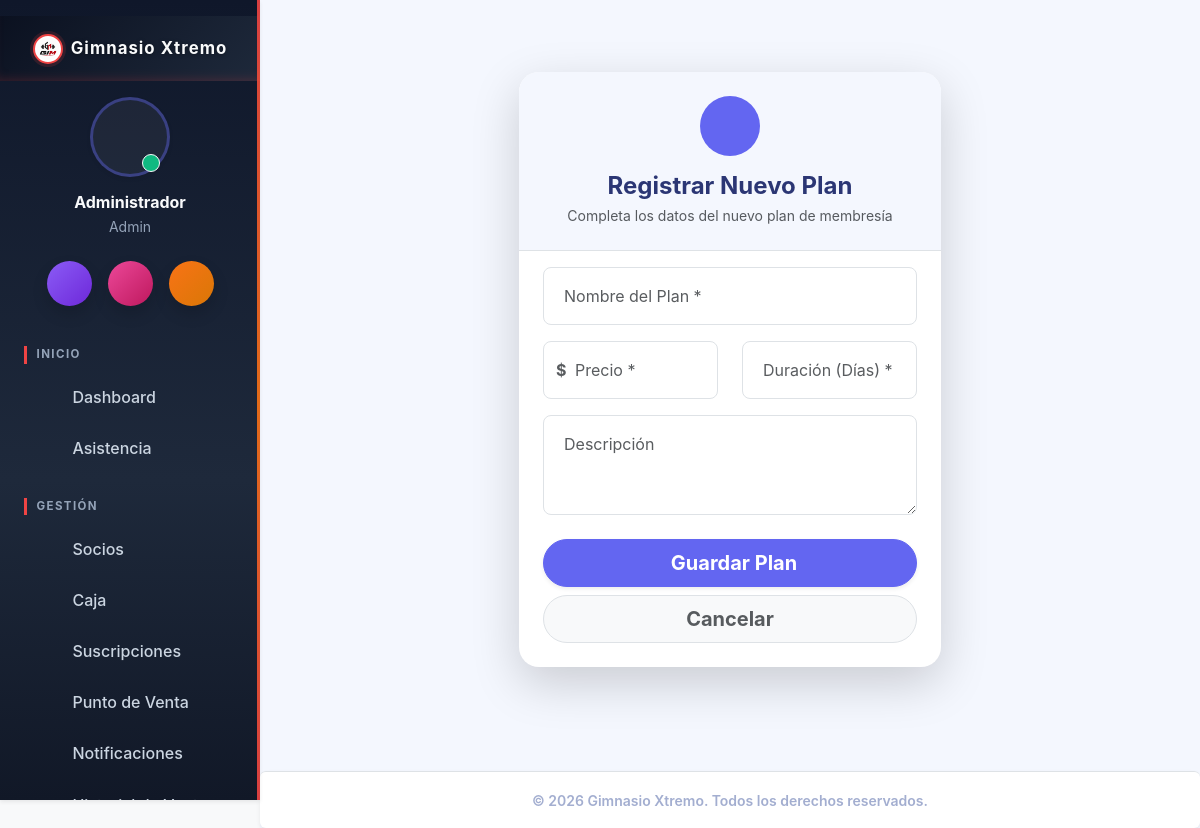
Page /planes/crear (signed in) on the committed database.
### tables this page shows
CREATE TABLE IF NOT EXISTS `configuracion` (
  `id` int NOT NULL,
  `nombre_sistema` varchar(100) DEFAULT NULL,
  `ruc` varchar(20) DEFAULT NULL,
  `razon_social` varchar(255) DEFAULT NULL,
  `nombre_comercial` varchar(255) DEFAULT NULL,
  `direccion` varchar(255) DEFAULT NULL,
  `ubigeo` varchar(6) DEFAULT '150101',
  `departamento` varchar(60) DEFAULT 'LIMA',
  `provincia` varchar(60) DEFAULT 'LIMA',
  `distrito` varchar(60) DEFAULT 'LIMA',
  `urbanizacion` varchar(120) DEFAULT NULL,
  `codigo_pais` varchar(2) DEFAULT 'PE',
  `telefono` varchar(20) DEFAULT NULL,
  `email` varchar(100) DEFAULT NULL,
  `logo` varchar(255) DEFAULT NULL,
  `moneda` varchar(10) DEFAULT '$',
  `sunat_ambiente` enum('beta','produccion') DEFAULT 'beta',
  `sunat_usuario_sol` varchar(50) DEFAULT NULL,
  `sunat_clave_sol` varchar(255) DEFAULT NULL,
  `sunat_certificado` varchar(255) DEFAULT NULL,
  `sunat_cert_clave` varchar(255) DEFAULT NULL,
  `igv_tasa` decimal(5,2) DEFAULT '18.00',
  `incluye_igv` tinyint(1) DEFAULT '1' COMMENT '1 = los precios mostrados YA incluyen IGV',
  `sri_ambiente` enum('1','2') DEFAULT '1' COMMENT '1=Pruebas, 2=Produccion',
  `sri_establecimiento` varchar(3) DEFAULT '001',
  `sri_punto_emision` varchar(3) DEFAULT '001',
  `sri_certificado_p12` varchar(255) DEFAULT NULL,
  `sri_certificado_clave` varchar(255) DEFAULT NULL,
  `iva_tasa` decimal(5,2) DEFAULT '15.00',
  `incluye_iva` tinyint(1) DEFAULT '1' COMMENT '1 = los precios mostrados YA incluyen IVA',
  PRIMARY KEY (`id`)
);

### app/controllers/PlanesController.php (called while the page is built, shortened)
<?php
require_once '../app/models/Configuracion.php';
class PlanesController {
    public function crear() {
        require_once '../app/views/planes/crear.php';
    }
}

### app/models/Configuracion.php (called while the page is built, shortened)
<?php
class Configuracion {
    public static function getInfo() {
        $database = new Database();
        $conn = $database->getConnection();
        $query = "SELECT * FROM configuracion WHERE id = 1 LIMIT 1";
        $stmt = $conn->prepare($query);
        $stmt->execute();
        return $stmt->fetch(PDO::FETCH_ASSOC);
    }
}

### app/views/planes/crear.php (the view, shortened to what this page needs)
<!DOCTYPE html>
<html lang="es">
<head>
    <link href="https://cdn.jsdelivr.net/npm/bootstrap@5.3.0/dist/css/bootstrap.min.css" rel="stylesheet">
</head>
<body class="bg-light">
    <?php require_once '../app/views/inc/navbar.php'; ?>
    <div class="container container-form mt-5 mb-5 fade-in">
        <div class="row justify-content-center">
            <div class="col-md-7 col-lg-6">
                <div class="module-container p-0 shadow-lg">
                    <div class="border-bottom px-4 py-4 mb-2 text-center" style="background: var(--gym-bg-light); border-top-left-radius: 20px; border-top-right-radius: 20px;">
                        <div class="d-inline-flex bg-primary bg-opacity-10 p-3 rounded-circle mb-3 align-items-center justify-content-center" style="width: 60px; height: 60px;">
                        </div>
                        <h4 class="fw-bold text-dark m-0">Registrar Nuevo Plan</h4>
                        <p class="text-muted small mt-1 mb-0">Completa los datos del nuevo plan de membresía</p>
                    </div>
                    <form action="/planes/guardar" method="POST" class="p-4 pt-2">
                        <div class="form-floating mb-3">
                            <input type="text" class="form-control rounded-3" name="nombre" id="plan_nombre" placeholder="Ej: Mensual VIP" required>
                            <label for="plan_nombre" class="text-muted"><i class="fas fa-tag me-2"></i>Nombre del Plan *</label>
                        </div>
                        <div class="row">
                            <div class="col-md-6 mb-3">
                                <div class="form-floating">
                                    <input type="number" step="0.01" class="form-control rounded-3" name="precio" id="plan_precio" placeholder="0.00" required>
                                    <label for="plan_precio" class="text-muted"><span class="me-1 fw-bold"><?= $config['moneda'] ?></span> Precio *</label>
                                </div>
                            </div>
                            <div class="col-md-6 mb-3">
                                <div class="form-floating">
                                    <input type="number" class="form-control rounded-3" name="duracion" id="plan_duracion" placeholder="Ej: 30" required>
                                    <label for="plan_duracion" class="text-muted"><i class="fas fa-calendar-alt me-2"></i>Duración (Días) *</label>
                                </div>
                            </div>
                        </div>
                        <div class="form-floating mb-4">
                            <textarea class="form-control rounded-3" name="descripcion" id="plan_desc" style="height: 100px" placeholder="Detalles del plan..."></textarea>
                            <label for="plan_desc" class="text-muted"><i class="fas fa-align-left me-2"></i>Descripción</label>
                        </div>
                        <div class="d-grid gap-2">
                            <button type="submit" class="btn btn-primary btn-lg rounded-pill shadow-sm fw-bold">
                                <i class="fas fa-save me-2"></i>Guardar Plan
                            </button>
                            <a href="/planes/index" class="btn btn-light btn-lg rounded-pill text-muted fw-bold border">
                                Cancelar
                            </a>
                        </div>
                    </form>
                </div>
            </div>
        </div>
    </div>
    <?php require_once '../app/views/inc/footer.php'; ?>
</body>
</html>

### app/views/inc/navbar.php (shortened to what this page needs)
<?php
require_once __DIR__ . '/../../models/Configuracion.php';
$config = Configuracion::getInfo();
$_rolActual = $_SESSION['user_rol'] ?? '';
$current_uri = $_SERVER['REQUEST_URI'] ?? '';
$is_active = function($path) use ($current_uri) {
    if ($path === '/home/index') {
        return ($current_uri === '/' || strpos($current_uri, '/home') === 0) ? 'active' : '';
    }
    return strpos($current_uri, $path) === 0 ? 'active' : '';
};
?>
<link rel="stylesheet" href="/css/gym-theme.css?v=<?= time() ?>">
<div class="d-flex" id="wrapper">
    <div class="shadow-sm" id="sidebar-wrapper">
        <div class="sidebar-heading p-4 d-flex align-items-center justify-content-center">
            <?php if(!empty($config['logo'])): ?>
                <img src="/img/<?= $config['logo'] ?>?v=<?= time() ?>"
                     alt="Logo" width="30" height="30"
                     class="d-inline-block align-text-top rounded-circle me-2">
            <?php endif; ?>
            <span class="fs-5 fw-bold text-dark tracking-wider"><?= $config['nombre_sistema'] ?></span>
        </div>
        <div class="text-center mt-3 mb-4 px-4">
            <div class="position-relative d-inline-block mb-3">
                <div class="bg-light rounded-circle shadow-sm d-flex align-items-center justify-content-center mx-auto" style="width: 80px; height: 80px; border: 3px solid #E0E7FF;">
                </div>
                <span class="position-absolute bottom-0 end-0 p-2 bg-success border border-light rounded-circle" style="transform: translate(-10px, -5px);"></span>
            </div>
            <h6 class="fw-bold text-dark mb-1"><?= $_SESSION['user_name'] ?? 'Usuario' ?></h6>
            <p class="text-muted small mb-0"><?= ucfirst($_SESSION['user_rol'] ?? 'Invitado') ?></p>
        </div>
        <div class="d-flex justify-content-center gap-3 mb-4 px-3">
            <a href="/notificaciones/index" class="btn btn-primary rounded-circle shadow p-0 d-flex align-items-center justify-content-center" style="width: 45px; height: 45px; background: linear-gradient(135deg, #8B5CF6, #6D28D9); border:none;">
            </a>
            <a href="/asistencia/index" class="btn rounded-circle shadow p-0 d-flex align-items-center justify-content-center" style="width: 45px; height: 45px; background: linear-gradient(135deg, #EC4899, #BE185D); border:none;">
            </a>
            <a href="/configuracion/index" class="btn rounded-circle shadow p-0 d-flex align-items-center justify-content-center" style="width: 45px; height: 45px; background: linear-gradient(135deg, #F97316, #D97706); border:none;">
            </a>
        </div>
        <div id="sidebar-nav-scroll">
            <div class="list-group list-group-flush mt-2 px-2">
                <p class="text-dark fw-bold ms-3 mt-2 mb-2 fs-6">Inicio</p>
                <a class="list-group-item list-group-item-action rounded mb-1 <?= $is_active('/home') ?>" href="/home/index">
                    <i class="fas fa-home w-20px text-center"></i> Dashboard
                </a>
                <a class="list-group-item list-group-item-action rounded mb-1 <?= $is_active('/asistencia') ?>" href="/asistencia/index">
                    <i class="fas fa-clock w-20px text-center"></i> Asistencia
                </a>
                <p class="text-dark fw-bold ms-3 mt-4 mb-2 fs-6">Gestión</p>
                <a class="list-group-item list-group-item-action rounded mb-1 <?= $is_active('/socios') ?>" href="/socios/index">
                    <i class="fas fa-users w-20px text-center"></i> Socios
                </a>
                <?php if($_rolActual === 'admin' || $_rolActual === 'recepcionista'): ?>
                    <a class="list-group-item list-group-item-action rounded mb-1 <?= $is_active('/caja') ?>" href="/caja/index">
                        <i class="fas fa-cash-register w-20px text-center"></i> Caja
                    </a>
                    <a class="list-group-item list-group-item-action rounded mb-1 <?= $is_active('/suscripciones') ?>" href="/suscripciones/index">
                        <i class="fas fa-file-invoice-dollar w-20px text-center"></i> Suscripciones
                    </a>
                    <a class="list-group-item list-group-item-action rounded mb-1 <?= $is_active('/pos') ?>" href="/pos/index">
                        <i class="fas fa-shopping-cart w-20px text-center"></i> Punto de Venta
                    </a>
                    <a class="list-group-item list-group-item-action rounded mb-1 <?= $is_active('/notificaciones') ?>" href="/notificaciones/index">
                        <i class="fab fa-whatsapp w-20px text-center"></i> Notificaciones
                    </a>
                    <a class="list-group-item list-group-item-action rounded mb-1 <?= $is_active('/pos/historial') ?>" href="/pos/historial">
                    </a>
                <?php endif; ?>
            </div>
        </div>
    </div>
    <div id="page-content-wrapper" class="d-flex flex-column" style="min-height: 100vh; background-color: var(--gym-bg-light);">
        <div class="container-fluid p-4 flex-grow-1">

### app/views/inc/footer.php (shortened to what this page needs)
        </div>
        <footer class="bg-white border-top text-center py-3 mt-auto shadow-sm text-secondary rounded">
            <small class="fw-semibold">&copy; <?= date('Y') ?> <?= $config['nombre_sistema'] ?>. Todos los derechos reservados.</small>
        </footer>
    </div>
</div>
</body>
</html>

### public/css/gym-theme.css (style rules this page uses)
:root { --gym-primary: #6366F1; --gym-primary-hover: #4F46E5; --gym-primary-light: #E0E7FF; --gym-secondary: #3B82F6; --gym-success: #10B981; --gym-warning: #F59E0B; --gym-danger: #EF4444; --gym-info: #0EA5E9; --gym-dark: #2B3674; --gym-darker: #1A2035; --gym-gray-800: #1F2937; --gym-gray-700: #374151; --gym-gray-600: #4B5563; --gym-bg-light: #F4F7FE; --gym-bg-white: #FFFFFF; --gym-text-dark: #2B3674; --gym-text-muted: #A3AED0; --gym-text-light: #FFFFFF; --grad-purple: linear-gradient(to right, #8B5CF6, #6D28D9); --grad-pink: linear-gradient(to right, #EC4899, #BE185D); --grad-orange: linear-gradient(to right, #F97316, #D97706); --grad-teal: linear-gradient(to right, #14B8A6, #0D9488); --shadow-soft: 0 10px 20px rgba(0,0,0,0.03); }
body { background-color: var(--gym-bg-light) !important; font-family: 'Inter', 'Segoe UI', Roboto, 'Helvetica Neue', Arial, sans-serif; color: var(--gym-text-dark); }
.bg-primary { background-color: var(--gym-primary) !important; }
.bg-success { background-color: var(--gym-success) !important; }
.text-secondary { color: var(--gym-text-muted) !important; }
.text-dark { color: var(--gym-text-dark) !important; }
.btn-primary { background-color: var(--gym-primary) !important; border-color: var(--gym-primary) !important; color: var(--gym-text-light) !important; box-shadow: 0 4px 6px -1px rgba(249, 115, 22, 0.2), 0 2px 4px -1px rgba(249, 115, 22, 0.1); }
.btn { font-weight: 600; border-radius: 8px; transition: all 0.2s ease-in-out; }
#sidebar-wrapper { background: var(--gym-bg-white) !important; box-shadow: 5px 0 20px rgba(0,0,0,0.02); border-right: none; padding-top: 1rem; display: flex; flex-direction: column; height: 100vh; overflow: hidden; }
#sidebar-nav-scroll { overflow-y: auto; flex: 1 1 auto; min-height: 0; padding-bottom: 1rem; }
#sidebar-wrapper .sidebar-heading { background-color: var(--gym-bg-white) !important; color: var(--gym-text-dark) !important; border-bottom: none !important; padding-bottom: 0 !important; }
#sidebar-wrapper .list-group-item { background-color: transparent !important; color: var(--gym-text-muted) !important; font-weight: 500; border: none !important; margin: 0.2rem 1rem !important; border-radius: 12px !important; padding: 0.8rem 1rem; display: flex; align-items: center; }
.module-container { background: var(--gym-bg-white); border-radius: 20px; box-shadow: 0 4px 20px rgba(0,0,0,0.03); padding: 2rem; margin-bottom: 2rem; border: none; }

### rows in the picture
configuracion: logo (picture), nombre_sistema "Gimnasio Xtremo"

### other values in the picture
$_SESSION['user_name'] "Administrador"
$_SESSION['user_rol'] "Admin"
